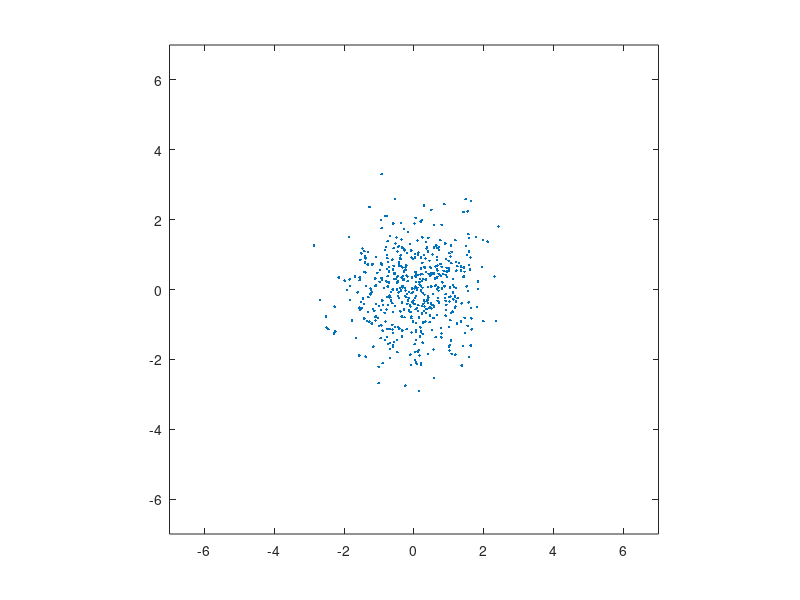
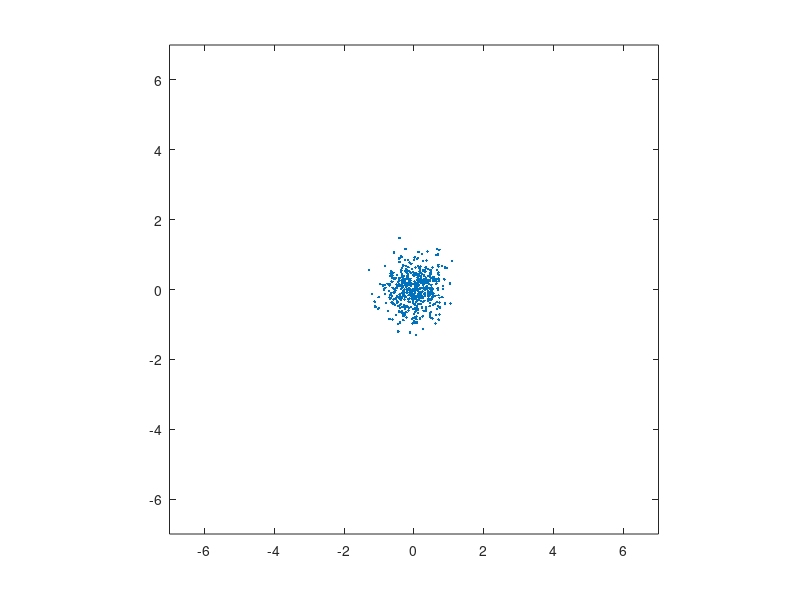
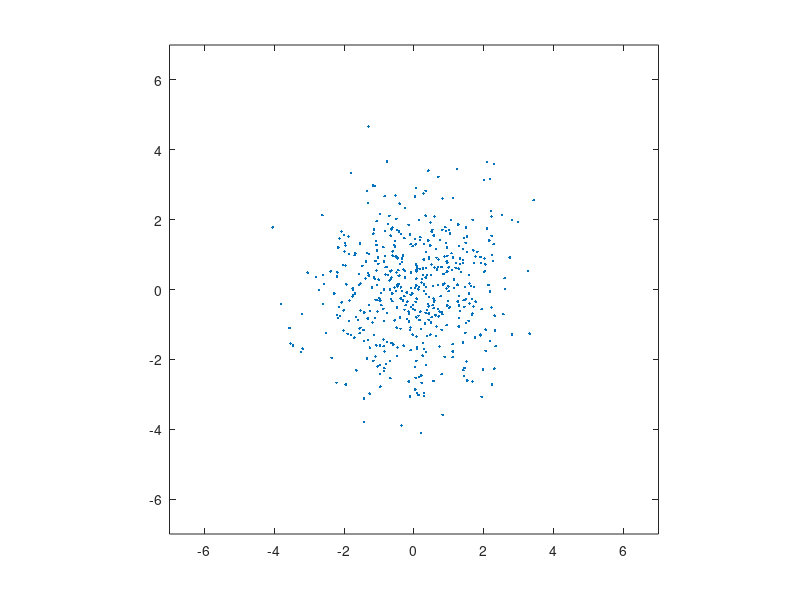
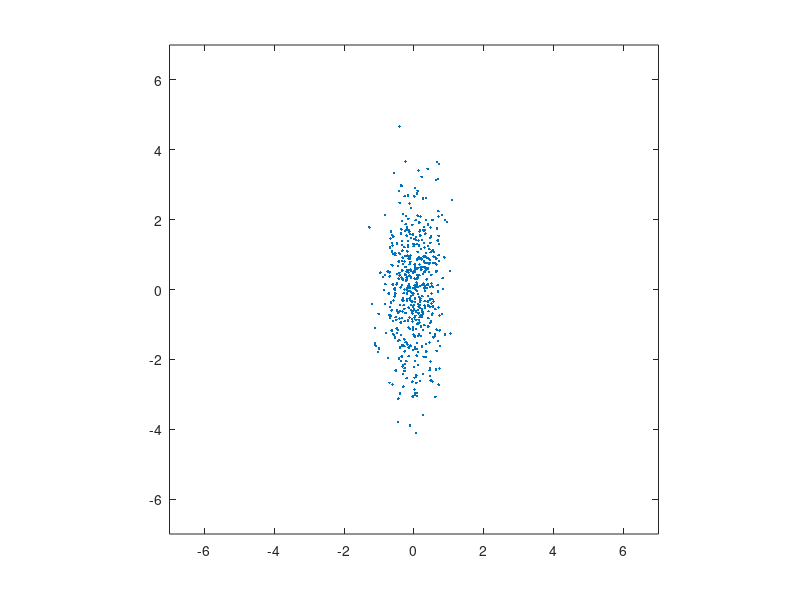

The MATLAB source for these figures, in order:
%(a)
%Initialization of randn function
randn('seed',0);
m = [0,0];
S = [1 0; 0 1];
N = 500;
X = mvnrnd(m,S,N)';

figure(1), plot(X(1,:), X(2,:), '.');
figure(1), axis equal
figure(1), axis([-7 7 -7 7])

%###########################################

%(b)
%Initialization of randn function
randn('seed',0);
m = [0,0];
S = [0.2 0; 0 0.2];
N = 500;
X = mvnrnd(m,S,N)';

figure(2), plot(X(1,:), X(2,:), '.');
figure(2), axis equal
figure(2), axis([-7 7 -7 7])

%###########################################

%(c)
%Initialization of randn function
randn('seed',0);
m = [0,0];
S = [2 0; 0 2];
N = 500;
X = mvnrnd(m,S,N)';

figure(3), plot(X(1,:), X(2,:), '.');
figure(3), axis equal
figure(3), axis([-7 7 -7 7])

%##########################################

%(d)
%Initialization of randn function
randn('seed',0);
m = [0,0];
S = [0.2 0; 0 2];
N = 500;
X = mvnrnd(m,S,N)';

figure(4), plot(X(1,:), X(2,:), '.');
figure(4), axis equal
figure(4), axis([-7 7 -7 7])

%###########################################

%(e)
%Initialization of randn function
randn('seed',0);
m = [0,0];
S = [2 0; 0 0.2];
N = 500;
X = mvnrnd(m,S,N)';

figure(5), plot(X(1,:), X(2,:), '.');
figure(5), axis equal
figure(5), axis([-7 7 -7 7])

%###########################################

%(st)
%Initialization of randn function
randn('seed',0);
m = [0,0];
S = [1 0.5; 0.5 1];
N = 500;
X = mvnrnd(m,S,N)';

figure(6), plot(X(1,:), X(2,:), '.');
figure(6), axis equal
figure(6), axis([-7 7 -7 7])

%###########################################

%(z)
%Initialization of randn function
randn('seed',0);
m = [0,0];
S = [0.3 0.5; 0.5 2];
N = 500;
X = mvnrnd(m,S,N)';

figure(7), plot(X(1,:), X(2,:), '.');
figure(7), axis equal
figure(7), axis([-7 7 -7 7])

%###########################################

%(h)
%Initialization of randn function
randn('seed',0);
m = [0,0];
S = [0.3 -0.5; -0.5 2];
N = 500;
X = mvnrnd(m,S,N)';

figure(8), plot(X(1,:), X(2,:), '.');
figure(8), axis equal
figure(8), axis([-7 7 -7 7])

%###########################################
